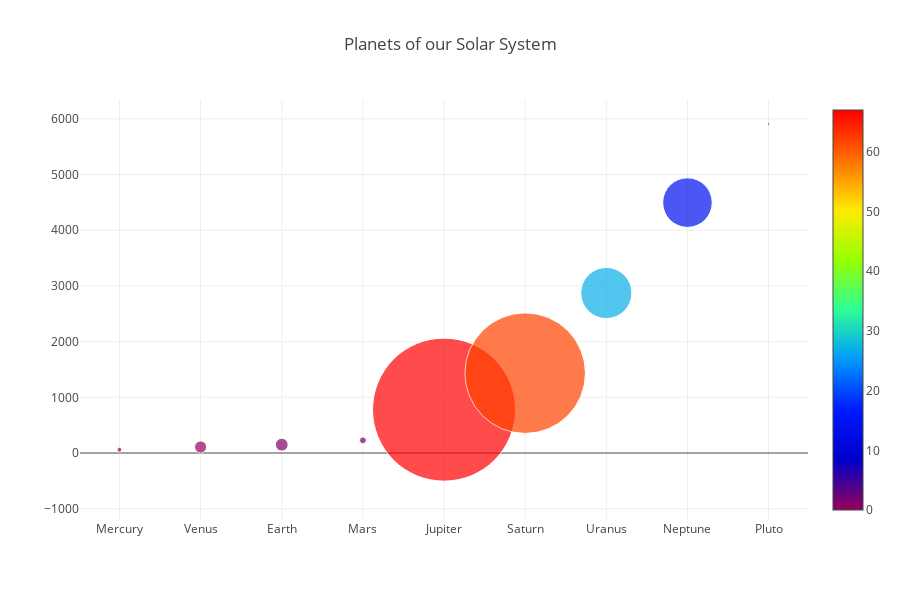

The notebook cell saved with this chart:
### Code cell
fig = go.Figure(data = data, 
                layout = layout)

offline.iplot(fig)

### Figure 1 — Plotly figure (JSON) as saved in the notebook; plotly's stock layout.template omitted (floating-point values rounded to 4 significant figures)
{"data": [{"marker": {"color": [0, 0, 1, 2, 67, 62, 27, 14, 5], "colorscale": "Rainbow", "showscale": true, "size": [4879, 12104, 12756, 6792, 142984, 120536, 51118, 49528, 2370], "sizeref": 1000}, "mode": "markers", "text": ["4879 km", "12104 km", "12756 km", "6792 km", "142984 km", "120536 km", "51118 km", "49528 km", "2370 km"], "type": "scatter", "uid": "a64c971d-a7b5-4aba-9341-04c76de9a2f0", "x": ["Mercury", "Venus", "Earth", "Mars", "Jupiter", "Saturn", "Uranus", "Neptune", "Pluto"], "y": [57.9, 108.2, 149.6, 227.9, 778.6, 1434.0, 2872.0, 4495.0, 5906.0]}], "layout": {"height": 600, "hovermode": "closest", "title": "Planets of our Solar System", "width": 900}}
